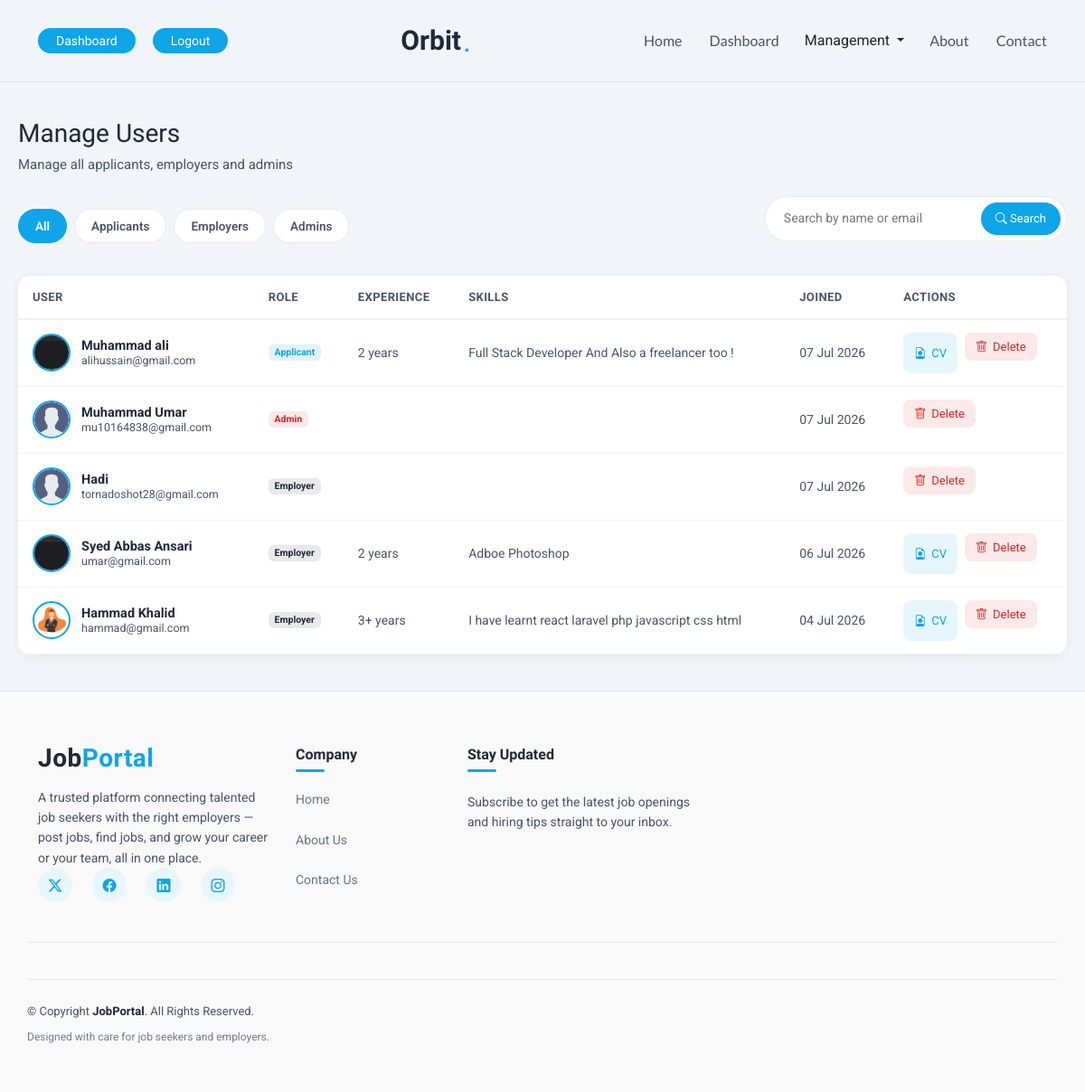
Before: /admin/manage-users.php (signed in) with the older database file.
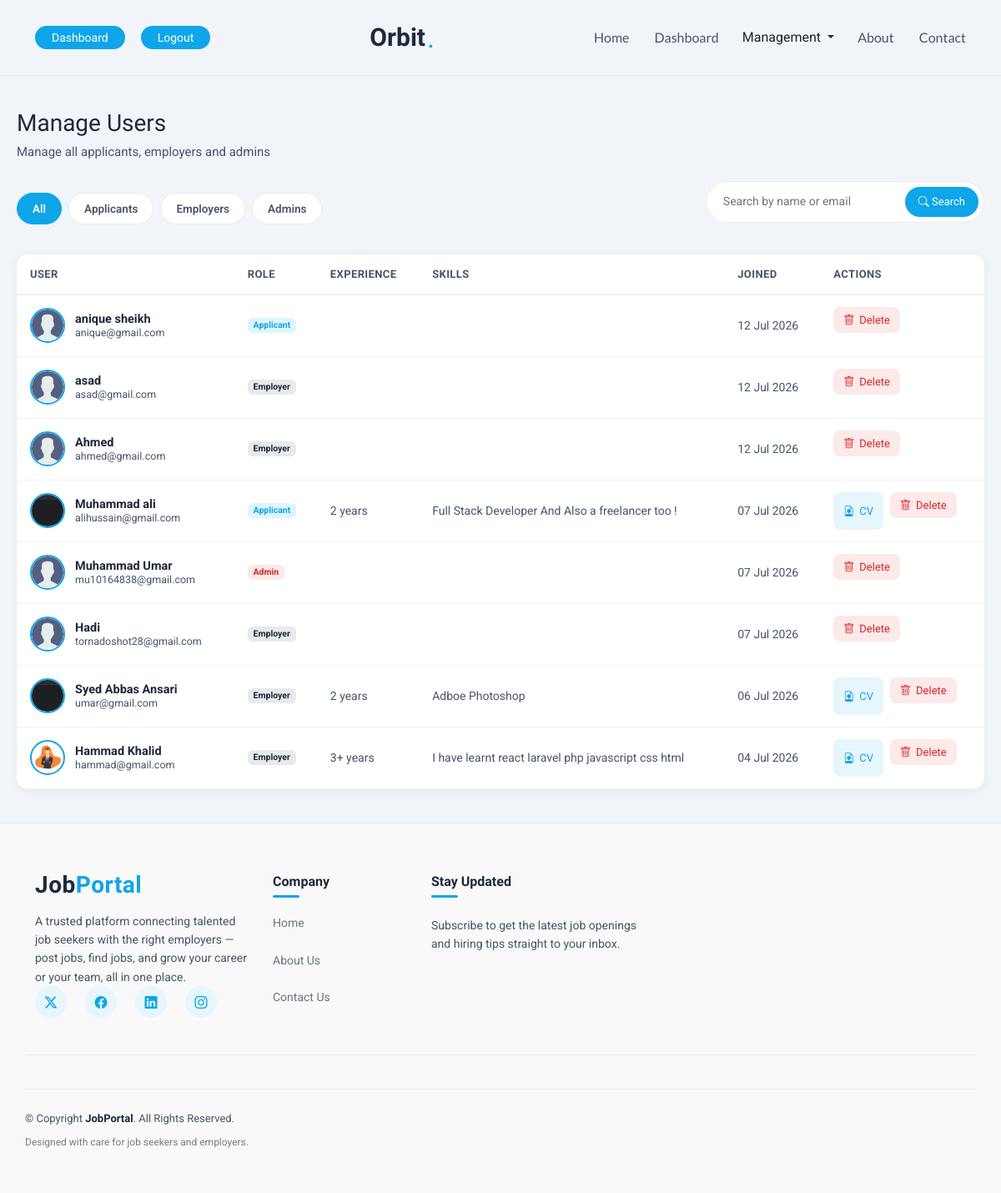
After: the same page with the newer database file.
### tables this page shows
CREATE TABLE `users` (
  `id` int(11) NOT NULL,
  `fullname` varchar(100) DEFAULT NULL,
  `profile_image` varchar(255) DEFAULT 'user.png',
  `email` varchar(100) DEFAULT NULL,
  `password` varchar(255) DEFAULT NULL,
  `role` varchar(55) NOT NULL,
  `bio` text DEFAULT NULL,
  `skills` text DEFAULT NULL,
  `experience` varchar(100) DEFAULT NULL,
  `cv_file` varchar(255) DEFAULT NULL,
  `created_at` timestamp NOT NULL DEFAULT current_timestamp() ON UPDATE current_timestamp(),
  `company_name` varchar(150) DEFAULT NULL,
  `company_logo` varchar(255) DEFAULT NULL,
  `company_website` varchar(255) DEFAULT NULL,
  `company_email` varchar(150) DEFAULT NULL,
  `company_phone` varchar(30) DEFAULT NULL,
  `industry` varchar(100) DEFAULT NULL,
  `company_size` varchar(50) DEFAULT NULL,
  `founded_year` year(4) DEFAULT NULL,
  `city` varchar(100) DEFAULT NULL,
  `address` text DEFAULT NULL,
  `about_company` text DEFAULT NULL,
  `linkedin` varchar(255) DEFAULT NULL
);

### admin/manage-users.php (the view, shortened to what the changed rows need)
<?php session_start();
include("../includes/config.php");
$usersquery = "SELECT * FROM users WHERE 1";
$usersquery .= " ORDER BY created_at DESC";
$users = mysqli_query($conn, $usersquery);
?>
<?php include '../includes/header.php'; ?>
<section class="admin-users">
    <h1>Manage Users</h1>
    <div class="users-table-wrap">
        <table class="users-table">
            <thead>
                <tr>
                    <th>User</th>
                    <th>Role</th>
                    <th>Experience</th>
                    <th>Skills</th>
                    <th>Joined</th>
                    <th>Actions</th>
                </tr>
            </thead>
            <tbody> <?php if (mysqli_num_rows($users) > 0) {
                        while ($user = mysqli_fetch_assoc($users)) { ?> <tr>
                            <td>
                                <div class="user-info"> <?php if ($user['profile_image'] != "") { ?> <img src="../uploads/profile/<?php echo $user['profile_image']; ?>"> <?php } else { ?> <div class="avatar-placeholder"> <?php echo strtoupper(substr($user['fullname'], 0, 1)); ?> </div> <?php } ?> <div> <strong> <?php echo $user['fullname']; ?> </strong> <span> <?php echo $user['email']; ?> </span> </div>
                                </div>
                            </td>
                            <td> <span class="badge <?php echo $user['role']; ?>"> <?php echo $user['role']; ?> </span> </td>
                            <td> <?php echo $user['experience']; ?> </td>
                            <td> <?php echo $user['skills']; ?> </td>
                            <td> <?php echo date("d M Y", strtotime($user['created_at'])); ?> </td>
                            <td>
                                <div class="action-btns"> <?php if ($user['cv_file'] != "") { ?> <a class="btn-icon btn-view" href="../uploads/cv/<?php echo $user['cv_file']; ?>" target="_blank"> <i class="bi bi-file-earmark-person"></i> CV </a> <?php } ?> <form method="POST" onsubmit="return confirm('Do you want to delete this user?')" style="display:inline;"> <input type="hidden" name="delete_user_id" value="<?php echo $user['id']; ?>"> <button type="submit" class="btn-icon btn-delete"> <i class="bi bi-trash"></i> Delete </button> </form>
                                </div>
                            </td>
                        </tr> <?php }
                        } else { ?> <tr>
                        <td colspan="6" class="no-data"> No users found </td>
                    </tr> <?php } ?> </tbody>
        </table>
    </div>
</section>
<?php include '../includes/footer.php'; ?>

Changed rows visible on the page:
added users: profile_image (placeholder picture), fullname "anique sheikh", email "anique@gmail.com", role "Applicant", created_at "12 Jul 2026"
added users: profile_image (placeholder picture), fullname "asad", email "asad@gmail.com", role "Employer", created_at "12 Jul 2026"
added users: profile_image (placeholder picture), fullname "Ahmed", email "ahmed@gmail.com", role "Employer", created_at "12 Jul 2026"
